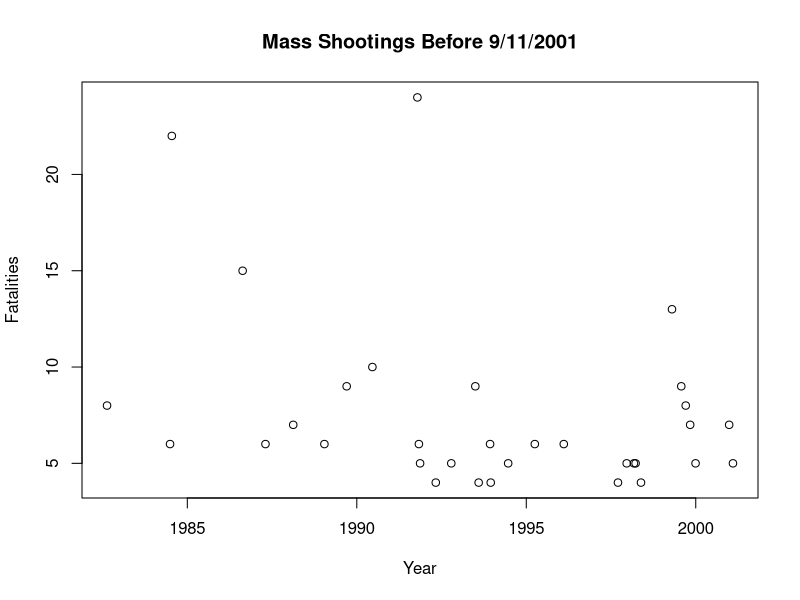
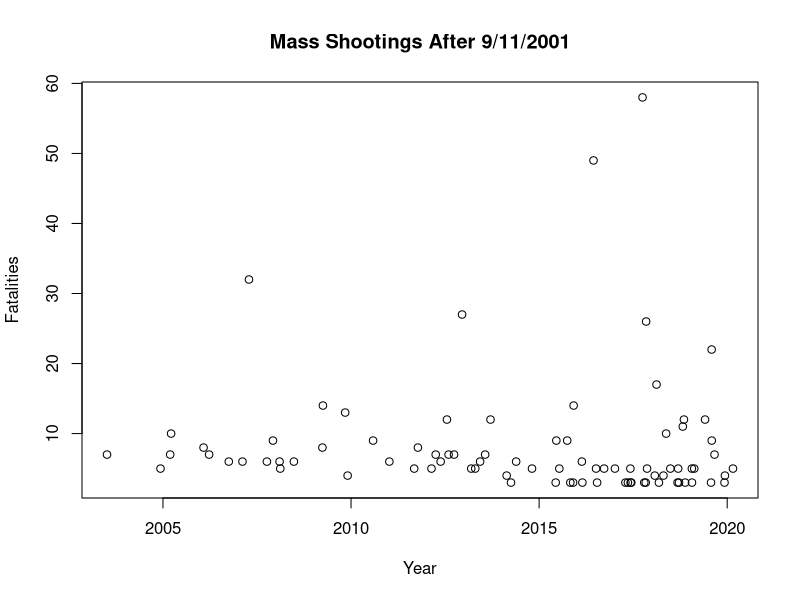
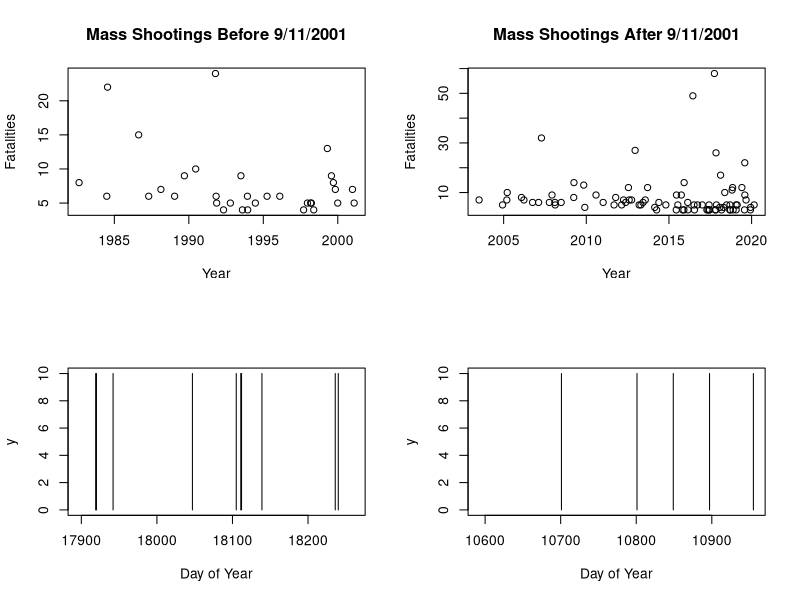
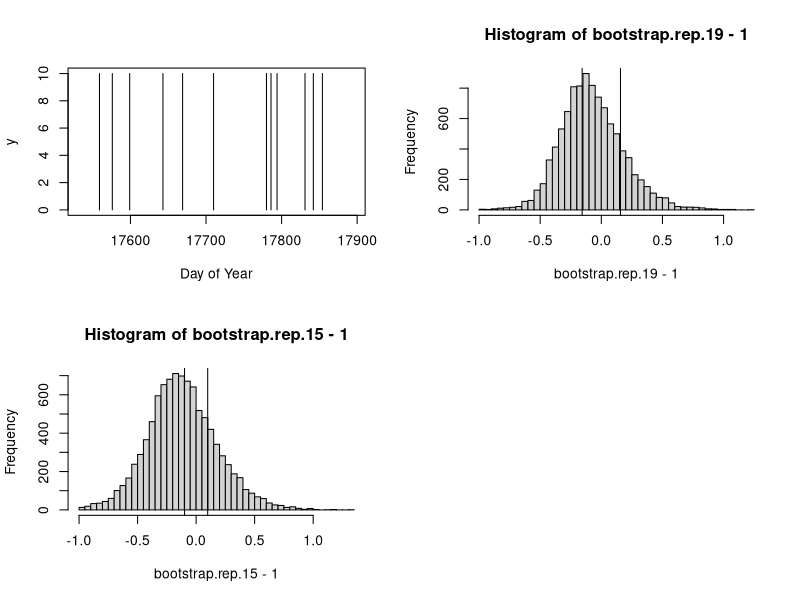
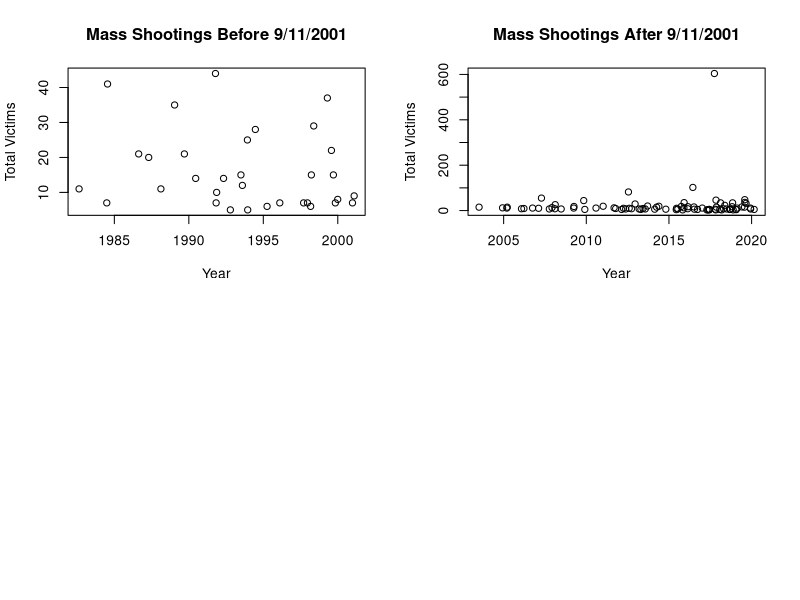
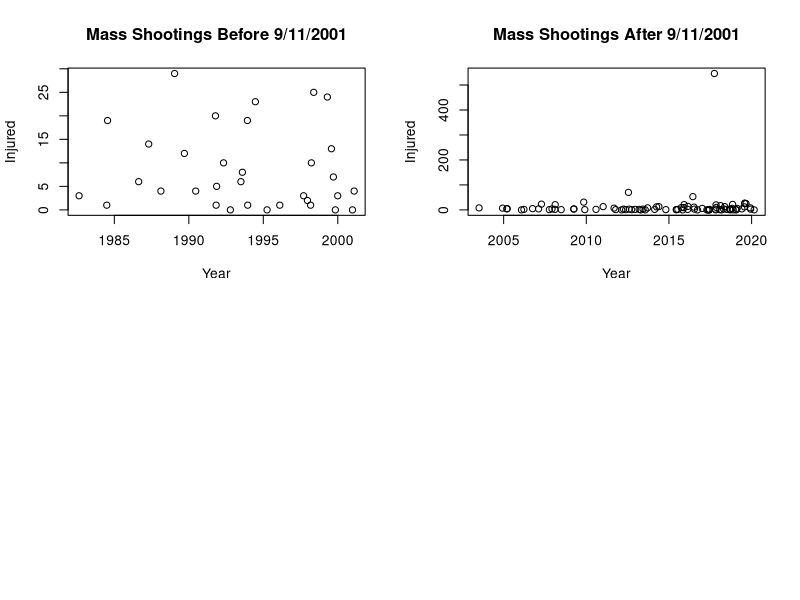

Reproduce these figures in R, in order.
## ---- chunk 1
shootings.dataset<-read.csv("data.csv") #importing the dataset 
shootings.dataset
## ---- chunk 2
# install.packages('dplyr') # this package contains the mutate function which we used below 

library(dplyr)

shootings.dataset <- mutate(shootings.dataset, date= as.Date(date, format = "%m/%d/%Y"))
shootings.dataset$date # converting the dates in the data set to actual dates in R
## ---- chunk 3
a <- shootings.dataset[86:118, 3]

b <- shootings.dataset[86:118, 5]

plot(a, b, main = "Mass Shootings Before 9/11/2001",xlab = "Year", ylab = "Fatalities")
## ---- chunk 4
x <- shootings.dataset[1:85, 3]

y <- shootings.dataset[1:85, 5]

plot(x, y,main = "Mass Shootings After 9/11/2001", xlab = "Year", ylab = "Fatalities")
## ---- chunk 5
par(mfrow=c(2,2))
plot(a, b, main = "Mass Shootings Before 9/11/2001",xlab = "Year", ylab = "Fatalities")
plot(x, y,main = "Mass Shootings After 9/11/2001", xlab = "Year", ylab = "Fatalities")
## ---- chunk 6
from.date <- as.Date('2019-01-01', format = "%Y-%m-%d")
to.date <- as.Date('2019-12-31', format = "%Y-%m-%d")

plot(NA, xlim=c(from.date, to.date), ylim=c(0,10), xlab="Day of Year", ylab="y")

segments(shootings.dataset$date, 0, y1=10)
## ---- chunk 7
from.date.1 <- as.Date('1999-01-01', format = "%Y-%m-%d")
to.date.1 <- as.Date('1999-12-31', format = "%Y-%m-%d")

plot(NA, xlim=c(from.date.1, to.date.1), ylim=c(0,10), xlab="Day of Year", ylab="y")

segments(shootings.dataset$date, 0, y1=10)
## ---- chunk 8
from.date.2 <- as.Date('2018-01-01', format = "%Y-%m-%d")
to.date.2 <- as.Date('2018-12-31', format = "%Y-%m-%d")

plot(NA, xlim=c(from.date.2, to.date.2), ylim=c(0,10), xlab="Day of Year", ylab="y")

segments(shootings.dataset$date, 0, y1=10)
## ---- chunk 9
tau.19 <- as.numeric(-diff(shootings.dataset$date[2:11])) #Calculating the time between two successive mass shootings in the year 2019

tau.sd.19 <- sd(tau.19) 
tau.mean.19 <- mean(tau.19)

coef.variation.19 <- tau.sd.19/tau.mean.19 # Calculating the coefficient of variation for 2019

coef.variation.19-1
## ---- chunk 10
bootstrap.coef.var <- function(days, shootings){
  
  boot.coef <- rbinom(days, 1, shootings/days)

  if((length(which(boot.coef == 1)) == 0) || (length(which(boot.coef == 1)) == 1) || (length(which(boot.coef == 1)) == 2)){
    return(NA)
  } else {
    
  tau.boot <- diff(which(boot.coef == 1))-1

  tau.boot.sd <- sd(tau.boot)
  tau.boot.mean <- mean(tau.boot)
  tau.boot.variation <- (tau.boot.sd/tau.boot.mean)
  
  return(tau.boot.variation)
  }
}

bootstrap.rep.19 <- replicate(10000, bootstrap.coef.var(365, 10))

hist(bootstrap.rep.19-1, breaks="FD")
abline(v=coef.variation.19-1)
abline(v=-coef.variation.19+1)
## ---- chunk 11

right.tail.19 <- bootstrap.rep.19-1 >= coef.variation.19-1 # true=values to the right of the hist

left.tail.19 <- bootstrap.rep.19-1 <= -coef.variation.19+1 # true=values to the left of the hist
  
right.tail.19 | left.tail.19 # TRUE where they're in the right tail OR left tail
  
(sum(right.tail.19 | left.tail.19, na.rm=TRUE))/sum(!is.na(bootstrap.rep.19)) #p value 
## ---- chunk 12
tau.2015 <- as.numeric(-diff(shootings.dataset$date[41:47])) #Calculating the time between two successive mass shootings in the year 2015

tau.sd.15 <- sd(tau.2015) 
tau.mean.15 <- mean(tau.2015)

coef.variation.15 <- tau.sd.15/tau.mean.15 # Calculating the coefficient of variation for 2015

coef.variation.15-1
## ---- chunk 13
bootstrap.rep.15 <- replicate(10000, bootstrap.coef.var(365, 7))

hist(bootstrap.rep.15-1, breaks="FD")
abline(v=coef.variation.15-1)
abline(v=-coef.variation.15+1)
## ---- chunk 14
right.tail.15 <- bootstrap.rep.15-1 >= coef.variation.15-1 # true=values to the right of the hist

left.tail.15 <- bootstrap.rep.15-1 <= -coef.variation.15+1 # true=values to the left of the hist
  
right.tail.15 | left.tail.15 # TRUE where they're in the right tail OR left tail
  
(sum(right.tail.15 | left.tail.15, na.rm=TRUE))/sum(!is.na(bootstrap.rep.15)) #p value 
## ---- chunk 15
tau.2015 <- as.numeric(-diff(shootings.dataset$date[41:47])) #Calculating the time between two successive mass shootings in the year 2015

tau.sd<- sd(tau.2015) 
tau.mean <- mean(tau.2015)

coef.variation.2015 <- tau.sd/tau.mean # Calculating the coefficient of variation for 2015

## ---- chunk 16
a <- shootings.dataset[86:118, 3] 

d <- shootings.dataset[86:118, 7]

x <- shootings.dataset[1:85, 3]

w <- shootings.dataset[1:85, 7]

par(mfrow=c(2,2))

plot(a, d, main = "Mass Shootings Before 9/11/2001",xlab = "Year", ylab = "Total Victims")
plot(x, w, main = "Mass Shootings After 9/11/2001", xlab = "Year", ylab = "Total Victims")
## ---- chunk 17
a<- shootings.dataset[86:118, 3] 

c<- shootings.dataset[86:118, 6]

x <- shootings.dataset[1:85, 3]

y<- shootings.dataset[1:85, 6]

par(mfrow=c(2,2))

plot(a, c, main = "Mass Shootings Before 9/11/2001",xlab = "Year", ylab = "Injured")
plot(x, y, main = "Mass Shootings After 9/11/2001", xlab = "Year", ylab = "Injured")
